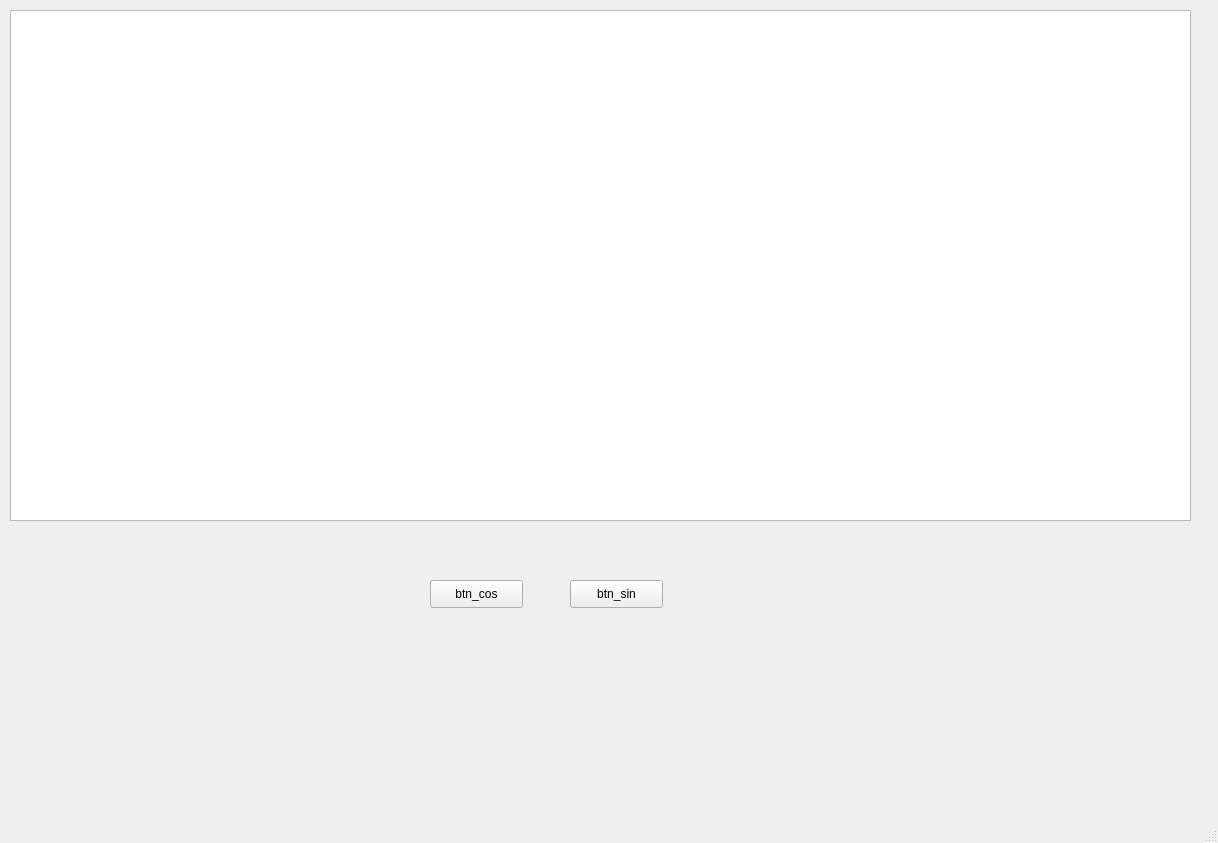
<?xml version="1.0" encoding="UTF-8"?>
<ui version="4.0">
 <class>MainWindow</class>
 <widget class="QMainWindow" name="MainWindow">
  <property name="geometry">
   <rect>
    <x>0</x>
    <y>0</y>
    <width>1218</width>
    <height>843</height>
   </rect>
  </property>
  <property name="windowTitle">
   <string>MainWindow</string>
  </property>
  <widget class="QWidget" name="centralwidget">
   <widget class="QGraphicsView" name="graphicsView">
    <property name="geometry">
     <rect>
      <x>10</x>
      <y>10</y>
      <width>1181</width>
      <height>511</height>
     </rect>
    </property>
   </widget>
   <widget class="QPushButton" name="btn_cos">
    <property name="geometry">
     <rect>
      <x>430</x>
      <y>580</y>
      <width>93</width>
      <height>28</height>
     </rect>
    </property>
    <property name="text">
     <string>btn_cos</string>
    </property>
   </widget>
   <widget class="QPushButton" name="btn_sin">
    <property name="geometry">
     <rect>
      <x>570</x>
      <y>580</y>
      <width>93</width>
      <height>28</height>
     </rect>
    </property>
    <property name="text">
     <string>btn_sin</string>
    </property>
   </widget>
  </widget>
  <widget class="QMenuBar" name="menubar">
   <property name="geometry">
    <rect>
     <x>0</x>
     <y>0</y>
     <width>1218</width>
     <height>26</height>
    </rect>
   </property>
  </widget>
  <widget class="QStatusBar" name="statusbar"/>
 </widget>
 <resources/>
 <connections/>
</ui>
